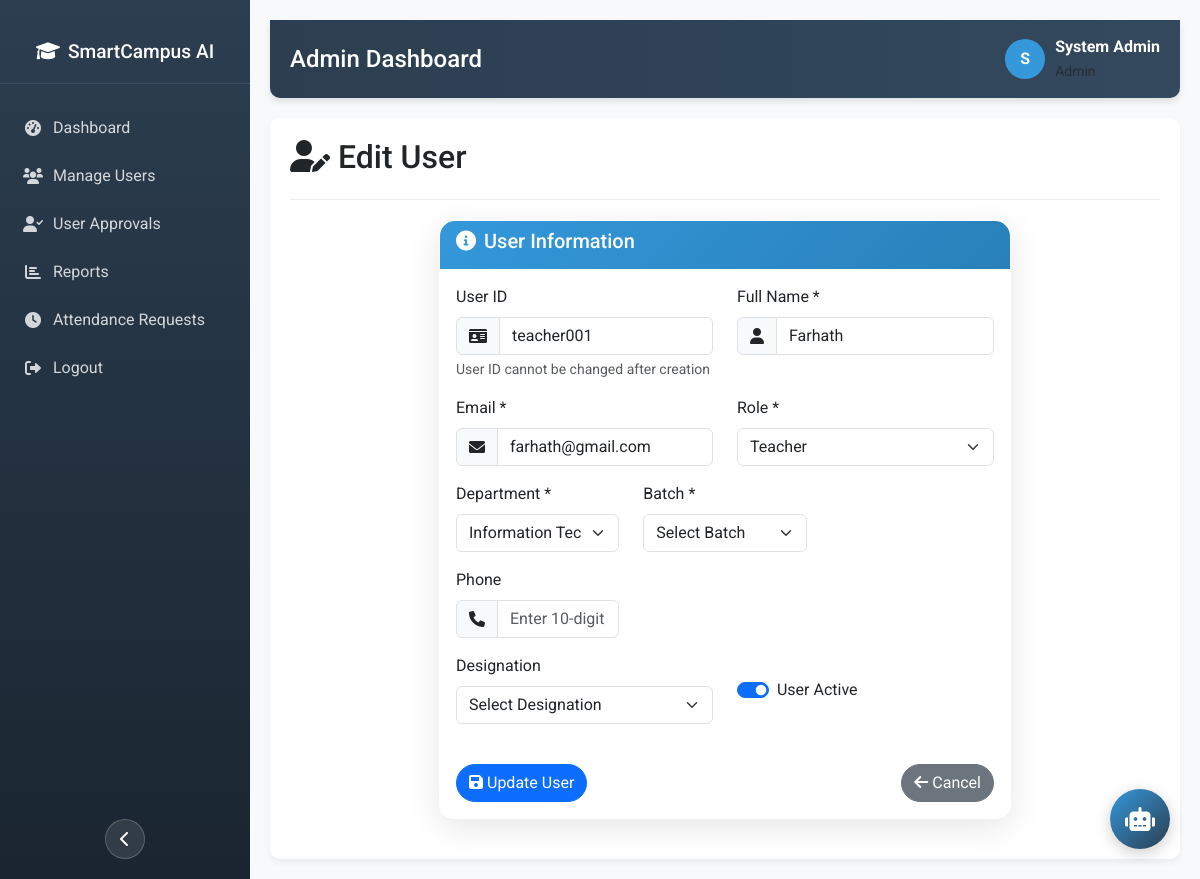
The page /admin/edit_user/teacher001 (signed in) on the database as committed earlier.
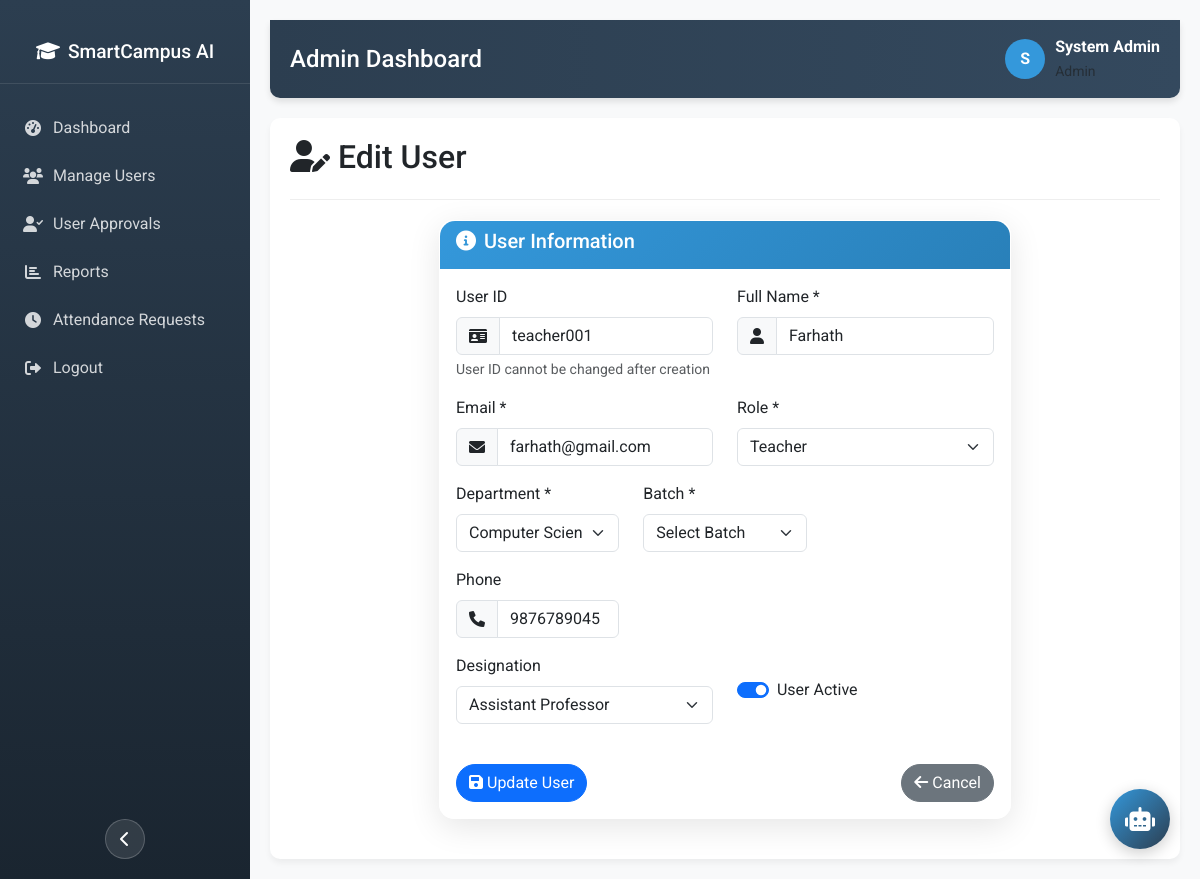
The same page on the database as committed later.
### tables this page shows
CREATE TABLE users (
            id INTEGER PRIMARY KEY AUTOINCREMENT,
            user_id TEXT UNIQUE NOT NULL,
            name TEXT NOT NULL,
            email TEXT,
            password_hash TEXT NOT NULL,
            role TEXT NOT NULL,  -- 'admin', 'teacher', 'student'
            department TEXT,
            batch TEXT,
            semester TEXT,
            is_active BOOLEAN DEFAULT 1
        , phone TEXT, address TEXT, designation TEXT, avatar TEXT DEFAULT NULL, face_image_path TEXT, created_at TEXT, parent_name TEXT, parent_phone TEXT, parent_email TEXT, status TEXT DEFAULT 'approved', class_grade TEXT, id_proof_path TEXT, otp TEXT, temporary_password TEXT);

### app.py (the view, shortened to what this page needs)
@app.route('/admin/edit_user/<user_id>', methods=['GET', 'POST'])
def admin_edit_user(user_id):
    if 'user_id' not in session or session['role'] != 'admin':
        return redirect(url_for('login'))
    conn = get_db_connection()
    user = conn.execute("SELECT * FROM users WHERE user_id = ?", (user_id,)).fetchone()
    conn.close()
    if not user:
        return redirect(url_for('admin_users'))
    return render_template('admin/edit_user.html', user=dict(user))

### app.py (called while the page is built)
def get_db_connection():
    conn = sqlite3.connect('database/attendance.db')
    conn.row_factory = sqlite3.Row
    return conn

### templates/admin/edit_user.html (shortened to what the changed rows need)
{% extends "base_authenticated.html" %}
{% block content %}
<div class="page-header">
    <h2><i class="fas fa-user-edit me-2"></i>Edit User</h2>
</div>
<div class="row justify-content-center">
    <div class="col-md-8">
        <div class="card">
            <div class="card-body">
                <form method="POST">
                    <div class="row">
                        <div class="col-md-6">
                            <div class="mb-3">
                                <div class="input-group">
                                    <span class="input-group-text"><i class="fas fa-id-card"></i></span>
                                    <input type="text" class="form-control" id="user_id" name="user_id"
                                        value="{{ user.user_id }}" readonly>
                                </div>
                            </div>
                        </div>
                        <div class="col-md-6">
                            <div class="mb-3">
                                <div class="input-group">
                                    <span class="input-group-text"><i class="fas fa-user"></i></span>
                                    <input type="text" class="form-control" id="name" name="name"
                                        value="{{ user.name }}" required>
                                </div>
                            </div>
                        </div>
                    </div>
                    <div class="row">
                        <div class="col-md-6">
                            <div class="mb-3">
                                <div class="input-group">
                                    <span class="input-group-text"><i class="fas fa-envelope"></i></span>
                                    <input type="email" class="form-control" id="email" name="email"
                                        value="{{ user.email or '' }}" required>
                                </div>
                            </div>
                        </div>
                        <div class="col-md-6">
                            <div class="mb-3">
                                <label for="role" class="form-label">Role *</label>
                                <select class="form-select custom-select" id="role" name="role" required
                                    onchange="toggleFields()">
                                    <option value="teacher" {% if user.role=='teacher' %}selected{% endif %}>Teacher
                                    </option>
                                </select>
                            </div>
                        </div>
                    </div>
                    <div class="row">
                        <div class="col-md-4">
                            <div class="mb-3">
                                <label for="department" class="form-label">Department *</label>
                                <select class="form-select custom-select" id="department" name="department" required>
                                    <option value="Information Technology" {% if
                                        user.department=='Information Technology' %}selected{% endif %}>Information
                                        Technology</option>
                                    <option value="Computer Science" {% if user.department=='Computer Science'
                                        %}selected{% endif %}>Computer Science</option>
                                </select>
                            </div>
                        </div>
                    </div>
                    <div class="row">
                        <div class="col-md-4">
                            <div class="mb-3">
                                <div class="input-group">
                                    <span class="input-group-text"><i class="fas fa-phone"></i></span>
                                    <input type="tel" class="form-control" id="phone" name="phone"
                                        value="{{ user.phone or '' }}" placeholder="Enter 10-digit phone number"
                                        pattern="[0-9]{10}">
                                </div>
                            </div>
                        </div>
                    </div>
                    <div class="row">
                        <div class="col-md-6">
                            <div class="mb-3">
                                <label for="designation" class="form-label">Designation</label>
                                <select class="form-select custom-select" id="designation" name="designation">
                                    <option value="" {% if not user.designation %}selected{% endif %}>Select Designation
                                    </option>
                                    <option value="Assistant Professor" {% if user.designation=='Assistant Professor'
                                        %}selected{% endif %}>Assistant Professor</option>
                                </select>
                            </div>
                        </div>
                        <div class="col-md-6">
                            <div class="mb-3">
                                <div class="form-check form-switch mt-4">
                                    <input class="form-check-input" type="checkbox" id="is_active" name="is_active" {%
                                        if user.is_active %}checked{% endif %}>
                                    <label class="form-check-label" for="is_active">User Active</label>
                                </div>
                            </div>
                        </div>
                    </div>
                </form>
            </div>
        </div>
    </div>
</div>
{% endblock %}

Rows that differ between the two databases and show on the page:
changed users "teacher001": department "Information Technology" → "Computer Science"; phone (not shown) → "9876789045"; designation (not shown) → "Assistant Professor"
Other text that changed with them:
form field designation: "Select Designation" → (not shown)
